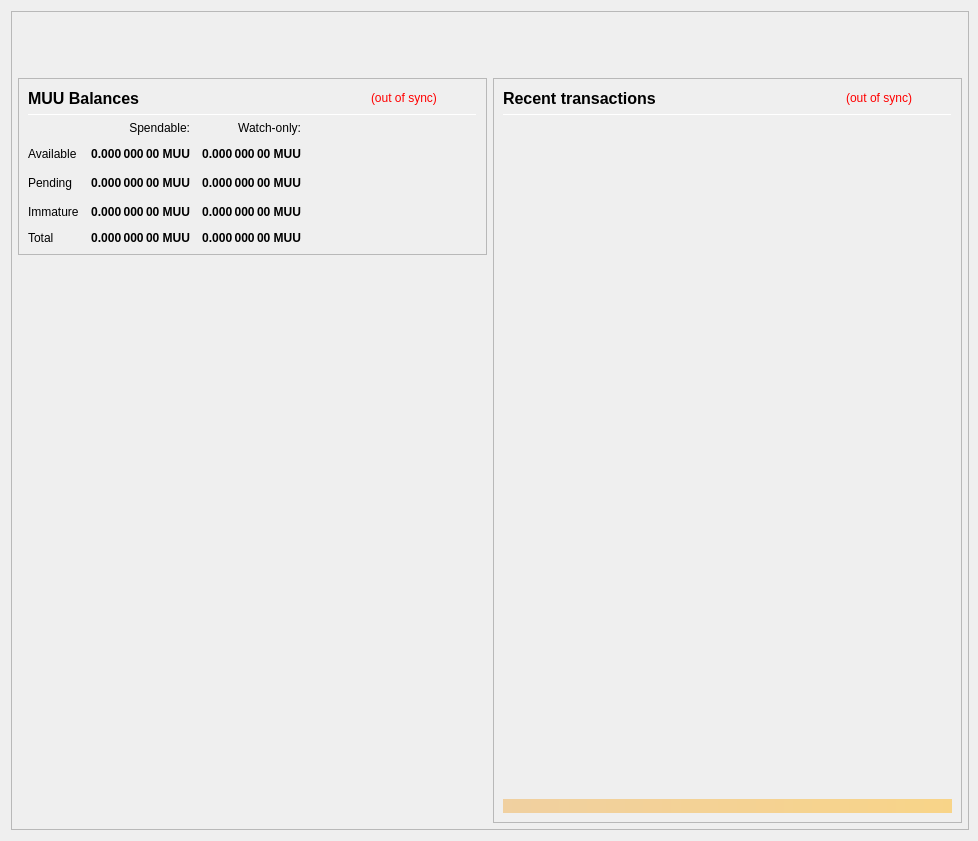
<?xml version="1.0" encoding="UTF-8"?>
<ui version="4.0">
 <class>OverviewPage</class>
 <widget class="QWidget" name="OverviewPage">
  <property name="geometry">
   <rect>
    <x>0</x>
    <y>0</y>
    <width>978</width>
    <height>841</height>
   </rect>
  </property>
  <property name="minimumSize">
   <size>
    <width>960</width>
    <height>682</height>
   </size>
  </property>
  <property name="font">
   <font>
    <weight>50</weight>
    <bold>false</bold>
   </font>
  </property>
  <property name="windowTitle">
   <string>Form</string>
  </property>
  <layout class="QVBoxLayout" name="topLayout" stretch="0">
   <property name="rightMargin">
    <number>9</number>
   </property>
   <item>
    <widget class="QFrame" name="frame_BG">
     <property name="minimumSize">
      <size>
       <width>850</width>
       <height>610</height>
      </size>
     </property>
     <property name="maximumSize">
      <size>
       <width>16777215</width>
       <height>16777215</height>
      </size>
     </property>
     <property name="frameShape">
      <enum>QFrame::StyledPanel</enum>
     </property>
     <property name="frameShadow">
      <enum>QFrame::Raised</enum>
     </property>
     <layout class="QVBoxLayout" name="verticalLayout_3" stretch="0">
      <property name="leftMargin">
       <number>0</number>
      </property>
      <property name="topMargin">
       <number>0</number>
      </property>
      <property name="rightMargin">
       <number>0</number>
      </property>
      <property name="bottomMargin">
       <number>6</number>
      </property>
      <item>
       <layout class="QVBoxLayout" name="verticalLayout_Master" stretch="0,1">
        <property name="leftMargin">
         <number>0</number>
        </property>
        <property name="topMargin">
         <number>0</number>
        </property>
        <property name="rightMargin">
         <number>0</number>
        </property>
        <property name="bottomMargin">
         <number>0</number>
        </property>
        <item>
         <widget class="QFrame" name="frame_Header">
          <layout class="QVBoxLayout" name="verticalLayout_Header" stretch="0">
           <property name="leftMargin">
            <number>0</number>
           </property>
           <property name="topMargin">
            <number>0</number>
           </property>
           <property name="rightMargin">
            <number>0</number>
           </property>
           <property name="bottomMargin">
            <number>0</number>
           </property>
           <item>
            <layout class="QHBoxLayout" name="horizontalLayout_Header" stretch="1,0">
             <property name="spacing">
              <number>6</number>
             </property>
             <item>
              <spacer name="horizontalSpacer_Header">
               <property name="orientation">
                <enum>Qt::Horizontal</enum>
               </property>
               <property name="sizeHint" stdset="0">
                <size>
                 <width>40</width>
                 <height>20</height>
                </size>
               </property>
              </spacer>
             </item>
             <item>
              <widget class="QLabel" name="labelOverviewHeaderRight">
               <property name="minimumSize">
                <size>
                 <width>464</width>
                 <height>60</height>
                </size>
               </property>
               <property name="maximumSize">
                <size>
                 <width>16777215</width>
                 <height>60</height>
                </size>
               </property>
               <property name="font">
                <font>
                 <pointsize>14</pointsize>
                </font>
               </property>
               <property name="text">
                <string/>
               </property>
               <property name="alignment">
                <set>Qt::AlignRight|Qt::AlignTrailing|Qt::AlignVCenter</set>
               </property>
              </widget>
             </item>
            </layout>
           </item>
          </layout>
         </widget>
        </item>
        <item>
         <widget class="QFrame" name="frame_Content">
          <layout class="QVBoxLayout" name="verticalLayout_Content">
           <property name="leftMargin">
            <number>6</number>
           </property>
           <property name="topMargin">
            <number>0</number>
           </property>
           <property name="rightMargin">
            <number>6</number>
           </property>
           <property name="bottomMargin">
            <number>0</number>
           </property>
           <item>
            <layout class="QHBoxLayout" name="horizontalLayout_Content" stretch="1,1">
             <property name="spacing">
              <number>6</number>
             </property>
             <item>
              <layout class="QVBoxLayout" name="verticalLayout_left" stretch="0,0">
               <item>
                <widget class="QFrame" name="frameBalances">
                 <property name="frameShape">
                  <enum>QFrame::StyledPanel</enum>
                 </property>
                 <property name="frameShadow">
                  <enum>QFrame::Raised</enum>
                 </property>
                 <layout class="QVBoxLayout" name="verticalLayout_4">
                  <item>
                   <layout class="QHBoxLayout" name="hlBalancesHeader" stretch="2,0,0">
                    <property name="spacing">
                     <number>6</number>
                    </property>
                    <item>
                     <widget class="QLabel" name="labelBalances">
                      <property name="minimumSize">
                       <size>
                        <width>0</width>
                        <height>0</height>
                       </size>
                      </property>
                      <property name="font">
                       <font>
                        <pointsize>12</pointsize>
                        <weight>75</weight>
                        <bold>true</bold>
                       </font>
                      </property>
                      <property name="text">
                       <string>MUU Balances</string>
                      </property>
                     </widget>
                    </item>
                    <item>
                     <widget class="QLabel" name="labelWalletStatus">
                      <property name="cursor">
                       <cursorShape>WhatsThisCursor</cursorShape>
                      </property>
                      <property name="toolTip">
                       <string>The displayed information may be out of date. Your wallet automatically synchronizes with the Muusic network after a connection is established, but this process has not completed yet.</string>
                      </property>
                      <property name="styleSheet">
                       <string notr="true">QLabel { color: red; }</string>
                      </property>
                      <property name="text">
                       <string notr="true">(out of sync)</string>
                      </property>
                      <property name="alignment">
                       <set>Qt::AlignLeading|Qt::AlignLeft|Qt::AlignVCenter</set>
                      </property>
                     </widget>
                    </item>
                    <item>
                     <spacer name="hsBalancesHeader">
                      <property name="orientation">
                       <enum>Qt::Horizontal</enum>
                      </property>
                      <property name="sizeHint" stdset="0">
                       <size>
                        <width>40</width>
                        <height>20</height>
                       </size>
                      </property>
                     </spacer>
                    </item>
                   </layout>
                  </item>
                  <item>
                   <widget class="Line" name="lineBalances">
                    <property name="minimumSize">
                     <size>
                      <width>0</width>
                      <height>1</height>
                     </size>
                    </property>
                    <property name="maximumSize">
                     <size>
                      <width>16777215</width>
                      <height>1</height>
                     </size>
                    </property>
                    <property name="orientation">
                     <enum>Qt::Horizontal</enum>
                    </property>
                   </widget>
                  </item>
                  <item>
                   <layout class="QGridLayout" name="gridLayout">
                    <property name="spacing">
                     <number>12</number>
                    </property>
                    <item row="2" column="2">
                     <widget class="QLabel" name="labelWatchPending">
                      <property name="font">
                       <font>
                        <weight>75</weight>
                        <bold>true</bold>
                       </font>
                      </property>
                      <property name="cursor">
                       <cursorShape>ArrowCursor</cursorShape>
                      </property>
                      <property name="toolTip">
                       <string>Unconfirmed transactions to watch-only addresses</string>
                      </property>
                      <property name="text">
                       <string notr="true">0.000 000 00 MUU</string>
                      </property>
                      <property name="alignment">
                       <set>Qt::AlignRight|Qt::AlignTrailing|Qt::AlignVCenter</set>
                      </property>
                      <property name="textInteractionFlags">
                       <set>Qt::NoTextInteraction</set>
                      </property>
                     </widget>
                    </item>
                    <item row="2" column="1">
                     <widget class="QLabel" name="labelUnconfirmed">
                      <property name="font">
                       <font>
                        <weight>75</weight>
                        <bold>true</bold>
                       </font>
                      </property>
                      <property name="cursor">
                       <cursorShape>ArrowCursor</cursorShape>
                      </property>
                      <property name="toolTip">
                       <string>Total of transactions that have yet to be confirmed, and do not yet count toward the spendable balance</string>
                      </property>
                      <property name="text">
                       <string notr="true">0.000 000 00 MUU</string>
                      </property>
                      <property name="alignment">
                       <set>Qt::AlignRight|Qt::AlignTrailing|Qt::AlignVCenter</set>
                      </property>
                      <property name="textInteractionFlags">
                       <set>Qt::NoTextInteraction</set>
                      </property>
                     </widget>
                    </item>
                    <item row="3" column="2">
                     <widget class="QLabel" name="labelWatchImmature">
                      <property name="font">
                       <font>
                        <weight>75</weight>
                        <bold>true</bold>
                       </font>
                      </property>
                      <property name="cursor">
                       <cursorShape>ArrowCursor</cursorShape>
                      </property>
                      <property name="toolTip">
                       <string>Staked or masternode rewards in watch-only addresses that has not yet matured</string>
                      </property>
                      <property name="text">
                       <string notr="true">0.000 000 00 MUU</string>
                      </property>
                      <property name="alignment">
                       <set>Qt::AlignRight|Qt::AlignTrailing|Qt::AlignVCenter</set>
                      </property>
                      <property name="textInteractionFlags">
                       <set>Qt::NoTextInteraction</set>
                      </property>
                     </widget>
                    </item>
                    <item row="4" column="0">
                     <widget class="QLabel" name="labelTotalText">
                      <property name="text">
                       <string>Total</string>
                      </property>
                      <property name="textInteractionFlags">
                       <set>Qt::NoTextInteraction</set>
                      </property>
                     </widget>
                    </item>
                    <item row="3" column="1">
                     <widget class="QLabel" name="labelImmature">
                      <property name="font">
                       <font>
                        <weight>75</weight>
                        <bold>true</bold>
                       </font>
                      </property>
                      <property name="cursor">
                       <cursorShape>ArrowCursor</cursorShape>
                      </property>
                      <property name="toolTip">
                       <string>Staked or masternode rewards that has not yet matured</string>
                      </property>
                      <property name="text">
                       <string notr="true">0.000 000 00 MUU</string>
                      </property>
                      <property name="alignment">
                       <set>Qt::AlignRight|Qt::AlignTrailing|Qt::AlignVCenter</set>
                      </property>
                      <property name="textInteractionFlags">
                       <set>Qt::NoTextInteraction</set>
                      </property>
                     </widget>
                    </item>
                    <item row="2" column="3">
                     <spacer name="hsBalances">
                      <property name="orientation">
                       <enum>Qt::Horizontal</enum>
                      </property>
                      <property name="sizeHint" stdset="0">
                       <size>
                        <width>40</width>
                        <height>20</height>
                       </size>
                      </property>
                     </spacer>
                    </item>
                    <item row="3" column="0">
                     <widget class="QLabel" name="labelImmatureText">
                      <property name="text">
                       <string>Immature</string>
                      </property>
                      <property name="textInteractionFlags">
                       <set>Qt::NoTextInteraction</set>
                      </property>
                     </widget>
                    </item>
                    <item row="4" column="1">
                     <widget class="QLabel" name="labelTotal">
                      <property name="font">
                       <font>
                        <weight>75</weight>
                        <bold>true</bold>
                       </font>
                      </property>
                      <property name="cursor">
                       <cursorShape>ArrowCursor</cursorShape>
                      </property>
                      <property name="toolTip">
                       <string>Your current total balance</string>
                      </property>
                      <property name="text">
                       <string notr="true">0.000 000 00 MUU</string>
                      </property>
                      <property name="alignment">
                       <set>Qt::AlignRight|Qt::AlignTrailing|Qt::AlignVCenter</set>
                      </property>
                      <property name="textInteractionFlags">
                       <set>Qt::NoTextInteraction</set>
                      </property>
                     </widget>
                    </item>
                    <item row="4" column="2">
                     <widget class="QLabel" name="labelWatchTotal">
                      <property name="font">
                       <font>
                        <weight>75</weight>
                        <bold>true</bold>
                       </font>
                      </property>
                      <property name="cursor">
                       <cursorShape>ArrowCursor</cursorShape>
                      </property>
                      <property name="toolTip">
                       <string>Current total balance in watch-only addresses</string>
                      </property>
                      <property name="text">
                       <string notr="true">0.000 000 00 MUU</string>
                      </property>
                      <property name="alignment">
                       <set>Qt::AlignRight|Qt::AlignTrailing|Qt::AlignVCenter</set>
                      </property>
                      <property name="textInteractionFlags">
                       <set>Qt::NoTextInteraction</set>
                      </property>
                     </widget>
                    </item>
                    <item row="0" column="2">
                     <widget class="QLabel" name="labelWatchonly">
                      <property name="text">
                       <string>Watch-only:</string>
                      </property>
                      <property name="alignment">
                       <set>Qt::AlignRight|Qt::AlignTrailing|Qt::AlignVCenter</set>
                      </property>
                     </widget>
                    </item>
                    <item row="1" column="0">
                     <widget class="QLabel" name="labelBalanceText">
                      <property name="text">
                       <string>Available</string>
                      </property>
                      <property name="textInteractionFlags">
                       <set>Qt::NoTextInteraction</set>
                      </property>
                     </widget>
                    </item>
                    <item row="1" column="1">
                     <widget class="QLabel" name="labelBalance">
                      <property name="font">
                       <font>
                        <weight>75</weight>
                        <bold>true</bold>
                       </font>
                      </property>
                      <property name="cursor">
                       <cursorShape>ArrowCursor</cursorShape>
                      </property>
                      <property name="toolTip">
                       <string>Your current spendable balance</string>
                      </property>
                      <property name="text">
                       <string notr="true">0.000 000 00 MUU</string>
                      </property>
                      <property name="alignment">
                       <set>Qt::AlignRight|Qt::AlignTrailing|Qt::AlignVCenter</set>
                      </property>
                      <property name="textInteractionFlags">
                       <set>Qt::NoTextInteraction</set>
                      </property>
                     </widget>
                    </item>
                    <item row="1" column="2">
                     <widget class="QLabel" name="labelWatchAvailable">
                      <property name="font">
                       <font>
                        <weight>75</weight>
                        <bold>true</bold>
                       </font>
                      </property>
                      <property name="cursor">
                       <cursorShape>ArrowCursor</cursorShape>
                      </property>
                      <property name="toolTip">
                       <string>Your current balance in watch-only addresses</string>
                      </property>
                      <property name="text">
                       <string notr="true">0.000 000 00 MUU</string>
                      </property>
                      <property name="alignment">
                       <set>Qt::AlignRight|Qt::AlignTrailing|Qt::AlignVCenter</set>
                      </property>
                      <property name="textInteractionFlags">
                       <set>Qt::NoTextInteraction</set>
                      </property>
                     </widget>
                    </item>
                    <item row="2" column="0">
                     <widget class="QLabel" name="labelPendingText">
                      <property name="text">
                       <string>Pending</string>
                      </property>
                      <property name="textInteractionFlags">
                       <set>Qt::NoTextInteraction</set>
                      </property>
                     </widget>
                    </item>
                    <item row="0" column="1">
                     <widget class="QLabel" name="labelSpendable">
                      <property name="text">
                       <string>Spendable:</string>
                      </property>
                      <property name="alignment">
                       <set>Qt::AlignRight|Qt::AlignTrailing|Qt::AlignVCenter</set>
                      </property>
                     </widget>
                    </item>
                   </layout>
                  </item>
                 </layout>
                </widget>
               </item>
               <item>
                <spacer name="verticalSpacer">
                 <property name="orientation">
                  <enum>Qt::Vertical</enum>
                 </property>
                 <property name="sizeHint" stdset="0">
                  <size>
                   <width>20</width>
                   <height>40</height>
                  </size>
                 </property>
                </spacer>
               </item>
              </layout>
             </item>
             <item>
              <layout class="QVBoxLayout" name="verticalLayout_right" stretch="1">
               <item>
                <widget class="QFrame" name="frame_RecentTransactions">
                 <property name="minimumSize">
                  <size>
                   <width>0</width>
                   <height>0</height>
                  </size>
                 </property>
                 <property name="frameShape">
                  <enum>QFrame::StyledPanel</enum>
                 </property>
                 <property name="frameShadow">
                  <enum>QFrame::Raised</enum>
                 </property>
                 <layout class="QVBoxLayout" name="verticalLayout_1" stretch="0,0,0,0,0">
                  <item>
                   <layout class="QHBoxLayout" name="horizontalLayout_2" stretch="2,0,0">
                    <property name="spacing">
                     <number>3</number>
                    </property>
                    <item>
                     <widget class="QLabel" name="label_4">
                      <property name="minimumSize">
                       <size>
                        <width>0</width>
                        <height>20</height>
                       </size>
                      </property>
                      <property name="font">
                       <font>
                        <pointsize>12</pointsize>
                        <weight>75</weight>
                        <bold>true</bold>
                       </font>
                      </property>
                      <property name="text">
                       <string>Recent transactions</string>
                      </property>
                     </widget>
                    </item>
                    <item>
                     <widget class="QLabel" name="labelTransactionsStatus">
                      <property name="cursor">
                       <cursorShape>WhatsThisCursor</cursorShape>
                      </property>
                      <property name="toolTip">
                       <string>The displayed information may be out of date. Your wallet automatically synchronizes with the Muusic network after a connection is established, but this process has not completed yet.</string>
                      </property>
                      <property name="styleSheet">
                       <string notr="true">QLabel { color: red; }</string>
                      </property>
                      <property name="text">
                       <string notr="true">(out of sync)</string>
                      </property>
                      <property name="alignment">
                       <set>Qt::AlignRight|Qt::AlignTrailing|Qt::AlignVCenter</set>
                      </property>
                     </widget>
                    </item>
                    <item>
                     <spacer name="horizontalSpacer">
                      <property name="orientation">
                       <enum>Qt::Horizontal</enum>
                      </property>
                      <property name="sizeHint" stdset="0">
                       <size>
                        <width>40</width>
                        <height>20</height>
                       </size>
                      </property>
                     </spacer>
                    </item>
                   </layout>
                  </item>
                  <item>
                   <widget class="Line" name="line">
                    <property name="minimumSize">
                     <size>
                      <width>0</width>
                      <height>1</height>
                     </size>
                    </property>
                    <property name="maximumSize">
                     <size>
                      <width>16777215</width>
                      <height>1</height>
                     </size>
                    </property>
                    <property name="orientation">
                     <enum>Qt::Horizontal</enum>
                    </property>
                   </widget>
                  </item>
                  <item>
                   <widget class="QListView" name="listTransactions">
                    <property name="minimumSize">
                     <size>
                      <width>0</width>
                      <height>0</height>
                     </size>
                    </property>
                    <property name="styleSheet">
                     <string notr="true">QListView { background: transparent; }</string>
                    </property>
                    <property name="frameShape">
                     <enum>QFrame::NoFrame</enum>
                    </property>
                    <property name="verticalScrollBarPolicy">
                     <enum>Qt::ScrollBarAlwaysOff</enum>
                    </property>
                    <property name="horizontalScrollBarPolicy">
                     <enum>Qt::ScrollBarAlwaysOff</enum>
                    </property>
                    <property name="selectionMode">
                     <enum>QAbstractItemView::NoSelection</enum>
                    </property>
                   </widget>
                  </item>
                  <item>
                   <spacer name="verticalSpacer_2">
                    <property name="orientation">
                     <enum>Qt::Vertical</enum>
                    </property>
                    <property name="sizeType">
                     <enum>QSizePolicy::Expanding</enum>
                    </property>
                    <property name="sizeHint" stdset="0">
                     <size>
                      <width>20</width>
                      <height>40</height>
                     </size>
                    </property>
                   </spacer>
                  </item>
                  <item>
                   <widget class="QLabel" name="labelAlerts">
                    <property name="maximumSize">
                     <size>
                      <width>16777215</width>
                      <height>16777215</height>
                     </size>
                    </property>
                    <property name="styleSheet">
                     <string notr="true">background-color: qlineargradient(x1: 0, y1: 0, x2: 1, y2: 0, stop:0 #F0D0A0, stop:1 #F8D488); color:#000000;</string>
                    </property>
                    <property name="text">
                     <string/>
                    </property>
                    <property name="wordWrap">
                     <bool>true</bool>
                    </property>
                    <property name="margin">
                     <number>3</number>
                    </property>
                   </widget>
                  </item>
                 </layout>
                </widget>
               </item>
              </layout>
             </item>
            </layout>
           </item>
          </layout>
         </widget>
        </item>
       </layout>
      </item>
     </layout>
    </widget>
   </item>
  </layout>
 </widget>
 <resources/>
 <connections/>
</ui>
